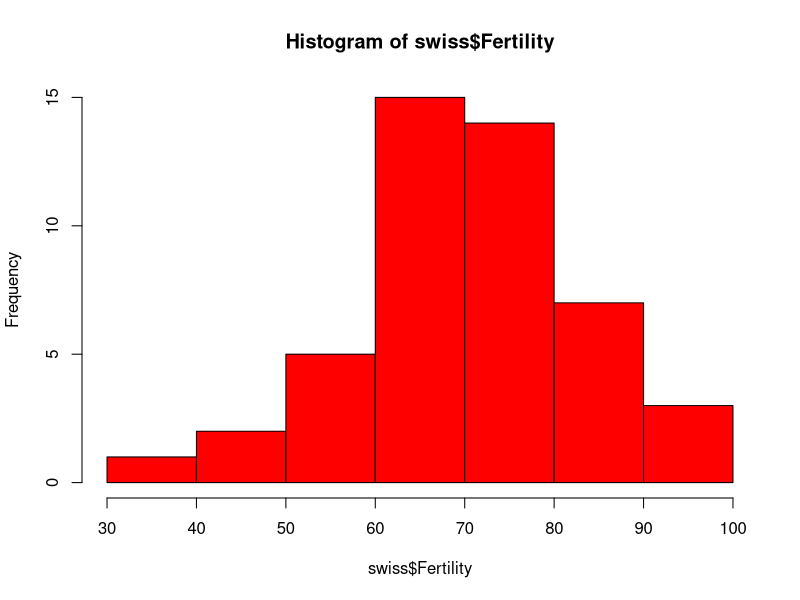
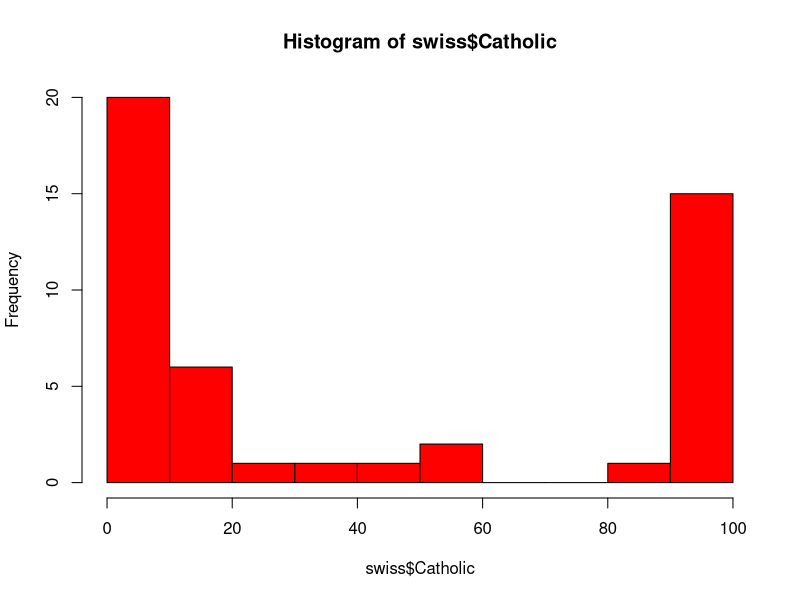

The R script that drew these images, in order: (Note: this script raises an error after producing the figures.)
#
# Multiple linear regression
#

?swiss
swiss <-data.frame(swiss)

str(swiss)
hist(swiss$Fertility, col = 'red')


# numeric predictors
fit <- lm(Fertility ~ Examination + Catholic, data = swiss)
summary(fit)

fit2 <- lm(Fertility ~ Examination*Catholic, data = swiss)
summary(fit2)

# confidential intervals
confint(fit2)

# 1st task
x1 <- rnorm(50) # creation of random sample from 50 elements
x2 <- rnorm(50) # creation of random sample from 50 elements
y <- rnorm(50) # creation of random sample from 50 elements 
na_index <- sample(1:30, runif(1,5,15)) # randomly generate number and positions of NA in vector y
y[na_index] <- NA
my_df <- data.frame(x_1 = x1, x_2 = x2, y = y) # creation of data frame

fit <- lm(y ~ x_1 + x_2, my_df, na.action = na.exclude)
my_df$y_full <- predict(fit, my_df)

# 2nd task
names(mtcars)
df <- mtcars[,c(1, 3:6)]
fit <- lm(wt ~ mpg + disp + hp + drat, df) # 0.8374
fit <- lm(wt ~ mpg + disp + hp, df) # 0.8428
fit <- lm(wt ~ mpg + disp, df) # 0.8242
fit <- lm(wt ~ mpg, df) # 0.7446
fit <- lm(wt ~ mpg + disp + drat, df) # 0.8236
fit <- lm(wt ~ mpg + hp + drat, df) # 0.7568
fit <- lm(wt ~ disp + hp + drat, df) # 0.7828
fit <- lm(wt ~ drat, df) # 0.4912
summary(fit)

# 3rd task
?attitude
fit <- lm(rating ~ complaints * critical, attitude)
summary(fit)

# categorical predictors
hist(swiss$Catholic, col = "red")

swiss$religious <- ifelse(swiss$Catholic > 60, 'Lots', 'Few')
swiss$religious <- as.factor(swiss$religious)

fit3 <- lm(Fertility ~ Examination + religious, swiss)
summary(fit3)

fit4 <- lm(Fertility ~ Examination * religious, swiss)
summary(fit4)
fit4 <- lm(Fertility ~ religious * Examination, swiss)
summary(fit4)

ggplot(swiss, aes(x = Examination, y = Fertility)) +
  geom_point()

ggplot(swiss, aes(x = Examination, y = Fertility)) +
  geom_point() +
  geom_smooth()

ggplot(swiss, aes(x = Examination, y = Fertility)) +
  geom_point() +
  geom_smooth(method = "lm")

ggplot(swiss, aes(x = Examination, y = Fertility, col = religious)) +
  geom_point()

ggplot(swiss, aes(x = Examination, y = Fertility, col = religious)) +
  geom_point() +
  geom_smooth()

ggplot(swiss, aes(x = Examination, y = Fertility, col = religious)) +
  geom_point() +
  geom_smooth(method = "lm")

# several predictors

fit5 <- lm(Fertility ~ religious * Infant.Mortality * Examination, swiss)
summary(fit5)

# 4th task
mtcars$am <- factor(mtcars$am, labels = c("Automatic", "Manual"))
fit <- lm(mpg ~ wt * am, mtcars)
summary(fit)

mtcars$wt_centred <- mtcars$wt - mean(mtcars$wt)
fit <- lm(mpg ~ wt_centred * am, mtcars)
summary(fit)

# 5th task
my_plot <- ggplot(mtcars, aes(x = wt, y = mpg)) +
  geom_smooth(method = "lm", aes(col = factor(am)))

# model comparison
rm(swiss)
swiss <- data.frame(swiss)

fit_full <- lm(Fertility ~ ., data = swiss)
summary(fit_full)

fit_reduced1 <- lm(Fertility ~ Infant.Mortality + Examination + Catholic + Education, swiss)
summary(fit_reduced1)

anova(fit_full, fit_reduced1)

fit_reduced2 <- lm(Fertility ~ Infant.Mortality + Agriculture + Catholic + Education, swiss)
summary(fit_reduced2)

anova(fit_full, fit_reduced2)

# model selection
step(fit_full, direction = 'backward')

optimal_fit <- step(fit_full, direction = 'backward')
summary(optimal_fit)

# 6th task
model_full <- lm(rating ~ ., attitude)
model_null <- lm(rating ~ 1, attitude)
scope <- list(lower = model_null, upper = model_full)

ideal_model <- step(model_null, scope = scope, direction = "forward") # or
ideal_model <- step(model_full, scope = scope, direction = "backward")
summary(ideal_model)

# 7th task
anova(model_full, ideal_model)

# 8th task
?formula
model <- lm(sr ~ (.)^2,LifeCycleSavings)